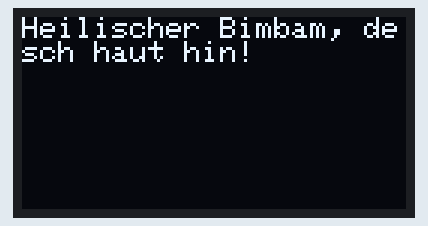
Bench run of a program on a simulated Arduino Uno, built with avr-gcc and run on an emulated ATmega328P. Shown: 128×64 one-colour display.

Above: at 1.1 s.

The program:

main.cpp
```cpp
#include <Arduino.h>
#include <Adafruit_I2CDevice.h>
#include <Adafruit_SSD1306.h>
#include <Adafruit_GFX.h>

#define OLED_RESET -1
#define SCREE_WIDTH 128
#define SCREE_HEIGHT 64

Adafruit_SSD1306 display(SCREE_WIDTH, SCREE_HEIGHT, &Wire, OLED_RESET);

#define POTI_PIN A0

int poti_value = 0;
int counter = 0;

void setup()
{
  // put your setup code here, to run once:
  Serial.begin(9600);
  display.begin(SSD1306_SWITCHCAPVCC, 0x3C);

  delay(1000);

  display.clearDisplay();
  display.setTextSize(1);
  display.setTextColor(WHITE);
  display.setCursor(0, 0);
  display.println("Heilischer Bimbam, desch haut hin!");
  display.display();
}

void loop()
{
  // Serial.begin(9600);
  // display.clearDisplay();
  // display.setCursor(0, 0);
  // display.setTextSize(0);

  // poti_value = analogRead(POTI_PIN);

  // delay(50);

  // // rect
  // int poti_value_rect = map(poti_value, 0, 1023, 0, SCREE_WIDTH);
  // display.fillRect(0, 0, poti_value_rect, 20, WHITE);

  // display.setCursor(0, 30);
  // display.setTextSize(1);
  // display.setTextColor(WHITE);

  // display.print("Poti Value: " + String(poti_value));

  // display.display();


  // display.display();
}
```
